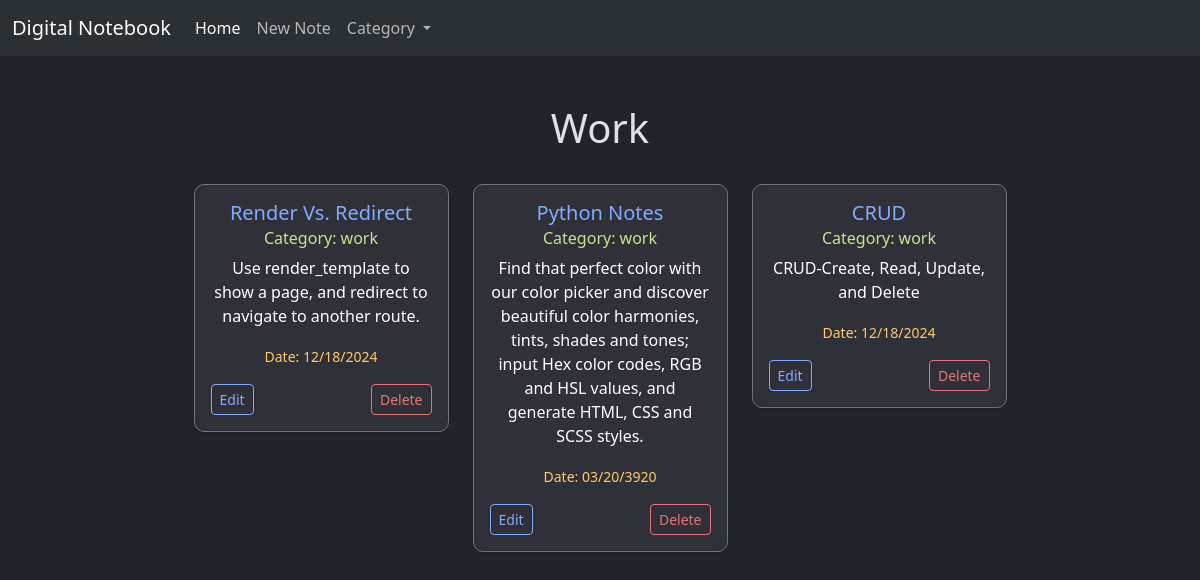
Page /note/work on the committed database.
### tables this page shows
CREATE TABLE notes(
                id INTEGER PRIMARY KEY AUTOINCREMENT,
                category TEXT,
                title TEXT,
                content TEXT,
                date TEXT);

### app.py (the view)
@app.route("/note/<category>")
def category(category):
    if not category in CATEGORIES:
        abort(404)
    notes = all_notes_for_selected_category(category)
    return render_template(f'{category}.html', notes=notes)

### app.py (called while the page is built)
def all_notes_for_selected_category(category):
    with sqlite3.connect('notebook.db') as db:
        notes = db.execute('SELECT * FROM notes WHERE category = ?', (category,)).fetchall()
        return notes

### templates/work.html (shortened to what this page needs)
{% extends "layout.html" %}
{% block main %}
    <h1>Work</h1>
    <div class="container py-4">
        <div class="row justify-content-center">
            {% for note in notes %}
                <div class="col-12 col-sm-6 col-md-4 col-lg-3 mb-4">
                    <div class="card shadow-sm border-1 border border-secondary" style="background-color: #303138; border-radius: 10px; color: #57A6A1;">
                        <div class="card-body">
                            <h5 class="card-title " style="color: #82aaff;">{{ note[2] }}</h5>
                            <h6 class="card-subtitle mb-2 " style="color: #c3e88d;">Category: {{ note[1] }}</h6>
                            <p class="card-text" style="color: #ffffff;">{{ note[3] }}</p>
                            <p class="card-date" style="color: #ffcb6b;"><small>Date: {{ note[4] }}</small></p>
                            <div class="d-flex justify-content-between">
                                <form method="GET" action="/edit/{{ note[0] }}">
                                    <button class="btn btn-sm btn-edit-primary">Edit</button>
                                </form>
                                <form method="GET" action="/delete/{{ note[0] }}">
                                    <button class="btn btn-sm btn-delete-primary">Delete</button>
                                </form>
                            </div>
                        </div>
                    </div>
                </div>
            {% endfor %}
        </div>
    </div>
{% endblock %}

### static/styles.css (style rules this page uses)
.btn-edit-primary { --bs-btn-font-weight: 400; --bs-btn-color: #82aaff; --bs-btn-border-color: #82aaff; --bs-btn-hover-color: #ffffff; --bs-btn-hover-bg: #82aaff; --bs-btn-hover-border-color: #82aaff; --bs-btn-active-color: #82aaff; --bs-btn-active-bg: #82aaff; --bs-btn-active-border-color: #82aaff; }
.btn-delete-primary { --bs-btn-font-weight: 400; --bs-btn-color: #e57373; --bs-btn-border-color: #e57373; --bs-btn-hover-color: #ffffff; --bs-btn-hover-bg: #e57373; --bs-btn-hover-border-color: #e57373; --bs-btn-active-color: #e57373; --bs-btn-active-bg: #e57373; --bs-btn-active-border-color: #e57373; }

### rows in the picture
notes: title "Render Vs. Redirect", category "work", content "Use render_template to show a page, and redirect to navigate to another route.", date "12/18/2024"
notes: title "Python Notes", category "work", content "Find that perfect color with our color picker and discover beautiful color harmonies, tints, shades and tones; input Hex color codes, RGB and HSL values, and generate HTML, CSS and SCSS styles.", date "03/20/3920"
notes: title "CRUD", category "work", content "CRUD-Create, Read, Update, and Delete", date "12/18/2024"
